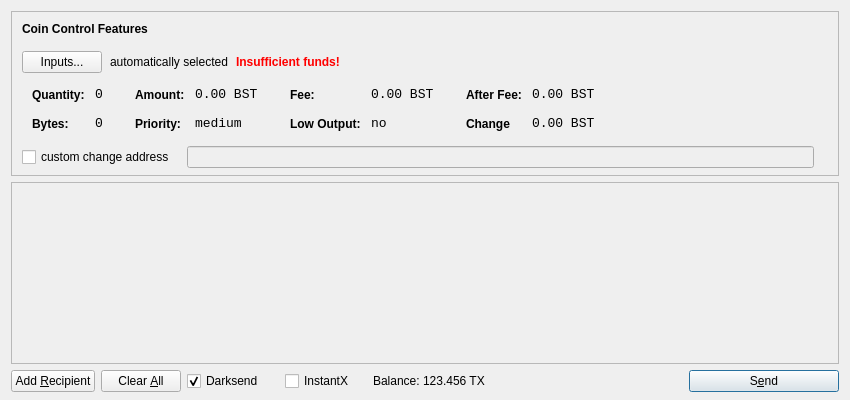
<?xml version="1.0" encoding="UTF-8"?>
<ui version="4.0">
 <class>SendCoinsDialog</class>
 <widget class="QDialog" name="SendCoinsDialog">
  <property name="geometry">
   <rect>
    <x>0</x>
    <y>0</y>
    <width>850</width>
    <height>400</height>
   </rect>
  </property>
  <property name="windowTitle">
   <string>Send Coins</string>
  </property>
  <layout class="QVBoxLayout" name="verticalLayout" stretch="0,1,0">
   <property name="bottomMargin">
    <number>8</number>
   </property>
   <item>
    <widget class="QFrame" name="frameCoinControl">
     <property name="sizePolicy">
      <sizepolicy hsizetype="Expanding" vsizetype="Expanding">
       <horstretch>0</horstretch>
       <verstretch>0</verstretch>
      </sizepolicy>
     </property>
     <property name="maximumSize">
      <size>
       <width>16777215</width>
       <height>16777215</height>
      </size>
     </property>
     <property name="frameShape">
      <enum>QFrame::StyledPanel</enum>
     </property>
     <property name="frameShadow">
      <enum>QFrame::Sunken</enum>
     </property>
     <layout class="QVBoxLayout" name="verticalLayoutCoinControl2">
      <property name="spacing">
       <number>-1</number>
      </property>
      <property name="leftMargin">
       <number>0</number>
      </property>
      <property name="topMargin">
       <number>0</number>
      </property>
      <property name="rightMargin">
       <number>0</number>
      </property>
      <property name="bottomMargin">
       <number>6</number>
      </property>
      <item>
       <layout class="QVBoxLayout" name="verticalLayoutCoinControl" stretch="0,0,0,0,1">
        <property name="spacing">
         <number>0</number>
        </property>
        <property name="leftMargin">
         <number>10</number>
        </property>
        <property name="topMargin">
         <number>10</number>
        </property>
        <item>
         <layout class="QHBoxLayout" name="horizontalLayoutCoinControl1">
          <property name="bottomMargin">
           <number>15</number>
          </property>
          <item>
           <widget class="QLabel" name="labelCoinControlFeatures">
            <property name="sizePolicy">
             <sizepolicy hsizetype="Preferred" vsizetype="Maximum">
              <horstretch>0</horstretch>
              <verstretch>0</verstretch>
             </sizepolicy>
            </property>
            <property name="font">
             <font>
              <weight>75</weight>
              <bold>true</bold>
             </font>
            </property>
            <property name="styleSheet">
             <string notr="true">font-weight:bold;</string>
            </property>
            <property name="text">
             <string>Coin Control Features</string>
            </property>
           </widget>
          </item>
         </layout>
        </item>
        <item>
         <layout class="QHBoxLayout" name="horizontalLayoutCoinControl2" stretch="0,0,0,0">
          <property name="spacing">
           <number>8</number>
          </property>
          <property name="bottomMargin">
           <number>10</number>
          </property>
          <item>
           <widget class="QPushButton" name="pushButtonCoinControl">
            <property name="styleSheet">
             <string notr="true"/>
            </property>
            <property name="text">
             <string>Inputs...</string>
            </property>
           </widget>
          </item>
          <item>
           <widget class="QLabel" name="labelCoinControlAutomaticallySelected">
            <property name="text">
             <string>automatically selected</string>
            </property>
            <property name="margin">
             <number>5</number>
            </property>
           </widget>
          </item>
          <item>
           <widget class="QLabel" name="labelCoinControlInsuffFunds">
            <property name="font">
             <font>
              <weight>75</weight>
              <bold>true</bold>
             </font>
            </property>
            <property name="styleSheet">
             <string notr="true">color:red;font-weight:bold;</string>
            </property>
            <property name="text">
             <string>Insufficient funds!</string>
            </property>
            <property name="margin">
             <number>5</number>
            </property>
           </widget>
          </item>
          <item>
           <spacer name="horizontalSpacerCoinControl">
            <property name="orientation">
             <enum>Qt::Horizontal</enum>
            </property>
            <property name="sizeHint" stdset="0">
             <size>
              <width>40</width>
              <height>1</height>
             </size>
            </property>
           </spacer>
          </item>
         </layout>
        </item>
        <item>
         <widget class="QWidget" name="widgetCoinControl" native="true">
          <property name="sizePolicy">
           <sizepolicy hsizetype="Preferred" vsizetype="Preferred">
            <horstretch>0</horstretch>
            <verstretch>0</verstretch>
           </sizepolicy>
          </property>
          <property name="minimumSize">
           <size>
            <width>0</width>
            <height>0</height>
           </size>
          </property>
          <property name="styleSheet">
           <string notr="true"/>
          </property>
          <layout class="QHBoxLayout" name="horizontalLayoutCoinControl5">
           <property name="margin">
            <number>0</number>
           </property>
           <item>
            <layout class="QHBoxLayout" name="horizontalLayoutCoinControl3" stretch="0,0,0,1">
             <property name="spacing">
              <number>20</number>
             </property>
             <property name="topMargin">
              <number>0</number>
             </property>
             <property name="bottomMargin">
              <number>10</number>
             </property>
             <item>
              <layout class="QFormLayout" name="formLayoutCoinControl1">
               <property name="horizontalSpacing">
                <number>10</number>
               </property>
               <property name="verticalSpacing">
                <number>14</number>
               </property>
               <property name="leftMargin">
                <number>10</number>
               </property>
               <property name="topMargin">
                <number>4</number>
               </property>
               <property name="rightMargin">
                <number>6</number>
               </property>
               <item row="0" column="0">
                <widget class="QLabel" name="labelCoinControlQuantityText">
                 <property name="styleSheet">
                  <string notr="true">font-weight:bold;</string>
                 </property>
                 <property name="text">
                  <string>Quantity:</string>
                 </property>
                 <property name="margin">
                  <number>0</number>
                 </property>
                </widget>
               </item>
               <item row="0" column="1">
                <widget class="QLabel" name="labelCoinControlQuantity">
                 <property name="font">
                  <font>
                   <family>Monospace</family>
                   <pointsize>10</pointsize>
                  </font>
                 </property>
                 <property name="cursor">
                  <cursorShape>IBeamCursor</cursorShape>
                 </property>
                 <property name="contextMenuPolicy">
                  <enum>Qt::ActionsContextMenu</enum>
                 </property>
                 <property name="text">
                  <string>0</string>
                 </property>
                 <property name="margin">
                  <number>0</number>
                 </property>
                 <property name="textInteractionFlags">
                  <set>Qt::LinksAccessibleByMouse|Qt::TextSelectableByKeyboard|Qt::TextSelectableByMouse</set>
                 </property>
                </widget>
               </item>
               <item row="1" column="0">
                <widget class="QLabel" name="labelCoinControlBytesText">
                 <property name="styleSheet">
                  <string notr="true">font-weight:bold;</string>
                 </property>
                 <property name="text">
                  <string>Bytes:</string>
                 </property>
                </widget>
               </item>
               <item row="1" column="1">
                <widget class="QLabel" name="labelCoinControlBytes">
                 <property name="font">
                  <font>
                   <family>Monospace</family>
                   <pointsize>10</pointsize>
                  </font>
                 </property>
                 <property name="cursor">
                  <cursorShape>IBeamCursor</cursorShape>
                 </property>
                 <property name="contextMenuPolicy">
                  <enum>Qt::ActionsContextMenu</enum>
                 </property>
                 <property name="text">
                  <string>0</string>
                 </property>
                 <property name="textInteractionFlags">
                  <set>Qt::LinksAccessibleByMouse|Qt::TextSelectableByKeyboard|Qt::TextSelectableByMouse</set>
                 </property>
                </widget>
               </item>
              </layout>
             </item>
             <item>
              <layout class="QFormLayout" name="formLayoutCoinControl2">
               <property name="horizontalSpacing">
                <number>10</number>
               </property>
               <property name="verticalSpacing">
                <number>14</number>
               </property>
               <property name="leftMargin">
                <number>6</number>
               </property>
               <property name="topMargin">
                <number>4</number>
               </property>
               <property name="rightMargin">
                <number>6</number>
               </property>
               <item row="0" column="0">
                <widget class="QLabel" name="labelCoinControlAmountText">
                 <property name="styleSheet">
                  <string notr="true">font-weight:bold;</string>
                 </property>
                 <property name="text">
                  <string>Amount:</string>
                 </property>
                 <property name="margin">
                  <number>0</number>
                 </property>
                </widget>
               </item>
               <item row="0" column="1">
                <widget class="QLabel" name="labelCoinControlAmount">
                 <property name="font">
                  <font>
                   <family>Monospace</family>
                   <pointsize>10</pointsize>
                  </font>
                 </property>
                 <property name="cursor">
                  <cursorShape>IBeamCursor</cursorShape>
                 </property>
                 <property name="contextMenuPolicy">
                  <enum>Qt::ActionsContextMenu</enum>
                 </property>
                 <property name="text">
                  <string>0.00 BST</string>
                 </property>
                 <property name="textInteractionFlags">
                  <set>Qt::LinksAccessibleByMouse|Qt::TextSelectableByKeyboard|Qt::TextSelectableByMouse</set>
                 </property>
                </widget>
               </item>
               <item row="1" column="0">
                <widget class="QLabel" name="labelCoinControlPriorityText">
                 <property name="styleSheet">
                  <string notr="true">font-weight:bold;</string>
                 </property>
                 <property name="text">
                  <string>Priority:</string>
                 </property>
                </widget>
               </item>
               <item row="1" column="1">
                <widget class="QLabel" name="labelCoinControlPriority">
                 <property name="font">
                  <font>
                   <family>Monospace</family>
                   <pointsize>10</pointsize>
                  </font>
                 </property>
                 <property name="cursor">
                  <cursorShape>IBeamCursor</cursorShape>
                 </property>
                 <property name="contextMenuPolicy">
                  <enum>Qt::ActionsContextMenu</enum>
                 </property>
                 <property name="text">
                  <string>medium</string>
                 </property>
                 <property name="textInteractionFlags">
                  <set>Qt::LinksAccessibleByMouse|Qt::TextSelectableByKeyboard|Qt::TextSelectableByMouse</set>
                 </property>
                </widget>
               </item>
              </layout>
             </item>
             <item>
              <layout class="QFormLayout" name="formLayoutCoinControl3">
               <property name="horizontalSpacing">
                <number>10</number>
               </property>
               <property name="verticalSpacing">
                <number>14</number>
               </property>
               <property name="leftMargin">
                <number>6</number>
               </property>
               <property name="topMargin">
                <number>4</number>
               </property>
               <property name="rightMargin">
                <number>6</number>
               </property>
               <item row="0" column="0">
                <widget class="QLabel" name="labelCoinControlFeeText">
                 <property name="styleSheet">
                  <string notr="true">font-weight:bold;</string>
                 </property>
                 <property name="text">
                  <string>Fee:</string>
                 </property>
                 <property name="margin">
                  <number>0</number>
                 </property>
                </widget>
               </item>
               <item row="0" column="1">
                <widget class="QLabel" name="labelCoinControlFee">
                 <property name="font">
                  <font>
                   <family>Monospace</family>
                   <pointsize>10</pointsize>
                  </font>
                 </property>
                 <property name="cursor">
                  <cursorShape>IBeamCursor</cursorShape>
                 </property>
                 <property name="contextMenuPolicy">
                  <enum>Qt::ActionsContextMenu</enum>
                 </property>
                 <property name="text">
                  <string>0.00 BST</string>
                 </property>
                 <property name="textInteractionFlags">
                  <set>Qt::LinksAccessibleByMouse|Qt::TextSelectableByKeyboard|Qt::TextSelectableByMouse</set>
                 </property>
                </widget>
               </item>
               <item row="1" column="0">
                <widget class="QLabel" name="labelCoinControlLowOutputText">
                 <property name="styleSheet">
                  <string notr="true">font-weight:bold;</string>
                 </property>
                 <property name="text">
                  <string>Low Output:</string>
                 </property>
                </widget>
               </item>
               <item row="1" column="1">
                <widget class="QLabel" name="labelCoinControlLowOutput">
                 <property name="font">
                  <font>
                   <family>Monospace</family>
                   <pointsize>10</pointsize>
                  </font>
                 </property>
                 <property name="cursor">
                  <cursorShape>IBeamCursor</cursorShape>
                 </property>
                 <property name="contextMenuPolicy">
                  <enum>Qt::ActionsContextMenu</enum>
                 </property>
                 <property name="text">
                  <string>no</string>
                 </property>
                 <property name="textInteractionFlags">
                  <set>Qt::LinksAccessibleByMouse|Qt::TextSelectableByKeyboard|Qt::TextSelectableByMouse</set>
                 </property>
                </widget>
               </item>
              </layout>
             </item>
             <item>
              <layout class="QFormLayout" name="formLayoutCoinControl4">
               <property name="horizontalSpacing">
                <number>10</number>
               </property>
               <property name="verticalSpacing">
                <number>14</number>
               </property>
               <property name="leftMargin">
                <number>6</number>
               </property>
               <property name="topMargin">
                <number>4</number>
               </property>
               <property name="rightMargin">
                <number>6</number>
               </property>
               <item row="0" column="0">
                <widget class="QLabel" name="labelCoinControlAfterFeeText">
                 <property name="styleSheet">
                  <string notr="true">font-weight:bold;</string>
                 </property>
                 <property name="text">
                  <string>After Fee:</string>
                 </property>
                 <property name="margin">
                  <number>0</number>
                 </property>
                </widget>
               </item>
               <item row="0" column="1">
                <widget class="QLabel" name="labelCoinControlAfterFee">
                 <property name="font">
                  <font>
                   <family>Monospace</family>
                   <pointsize>10</pointsize>
                  </font>
                 </property>
                 <property name="cursor">
                  <cursorShape>IBeamCursor</cursorShape>
                 </property>
                 <property name="contextMenuPolicy">
                  <enum>Qt::ActionsContextMenu</enum>
                 </property>
                 <property name="text">
                  <string>0.00 BST</string>
                 </property>
                 <property name="textInteractionFlags">
                  <set>Qt::LinksAccessibleByMouse|Qt::TextSelectableByKeyboard|Qt::TextSelectableByMouse</set>
                 </property>
                </widget>
               </item>
               <item row="1" column="0">
                <widget class="QLabel" name="labelCoinControlChangeText">
                 <property name="styleSheet">
                  <string notr="true">font-weight:bold;</string>
                 </property>
                 <property name="text">
                  <string>Change</string>
                 </property>
                </widget>
               </item>
               <item row="1" column="1">
                <widget class="QLabel" name="labelCoinControlChange">
                 <property name="font">
                  <font>
                   <family>Monospace</family>
                   <pointsize>10</pointsize>
                  </font>
                 </property>
                 <property name="cursor">
                  <cursorShape>IBeamCursor</cursorShape>
                 </property>
                 <property name="contextMenuPolicy">
                  <enum>Qt::ActionsContextMenu</enum>
                 </property>
                 <property name="text">
                  <string>0.00 BST</string>
                 </property>
                 <property name="textInteractionFlags">
                  <set>Qt::LinksAccessibleByMouse|Qt::TextSelectableByKeyboard|Qt::TextSelectableByMouse</set>
                 </property>
                </widget>
               </item>
              </layout>
             </item>
            </layout>
           </item>
          </layout>
         </widget>
        </item>
        <item>
         <layout class="QHBoxLayout" name="horizontalLayoutCoinControl4" stretch="0,0,0">
          <property name="spacing">
           <number>12</number>
          </property>
          <property name="sizeConstraint">
           <enum>QLayout::SetDefaultConstraint</enum>
          </property>
          <property name="topMargin">
           <number>5</number>
          </property>
          <property name="rightMargin">
           <number>5</number>
          </property>
          <item>
           <widget class="QCheckBox" name="checkBoxCoinControlChange">
            <property name="text">
             <string>custom change address</string>
            </property>
           </widget>
          </item>
          <item>
           <widget class="QLineEdit" name="lineEditCoinControlChange">
            <property name="enabled">
             <bool>false</bool>
            </property>
            <property name="sizePolicy">
             <sizepolicy hsizetype="Expanding" vsizetype="Fixed">
              <horstretch>0</horstretch>
              <verstretch>0</verstretch>
             </sizepolicy>
            </property>
           </widget>
          </item>
          <item>
           <widget class="QLabel" name="labelCoinControlChangeLabel">
            <property name="sizePolicy">
             <sizepolicy hsizetype="Preferred" vsizetype="Expanding">
              <horstretch>0</horstretch>
              <verstretch>0</verstretch>
             </sizepolicy>
            </property>
            <property name="minimumSize">
             <size>
              <width>0</width>
              <height>0</height>
             </size>
            </property>
            <property name="text">
             <string/>
            </property>
            <property name="margin">
             <number>3</number>
            </property>
           </widget>
          </item>
         </layout>
        </item>
        <item>
         <spacer name="verticalSpacerCoinControl">
          <property name="orientation">
           <enum>Qt::Vertical</enum>
          </property>
          <property name="sizeHint" stdset="0">
           <size>
            <width>800</width>
            <height>1</height>
           </size>
          </property>
         </spacer>
        </item>
       </layout>
      </item>
     </layout>
    </widget>
   </item>
   <item>
    <widget class="QScrollArea" name="scrollArea">
     <property name="widgetResizable">
      <bool>true</bool>
     </property>
     <widget class="QWidget" name="scrollAreaWidgetContents">
      <property name="geometry">
       <rect>
        <x>0</x>
        <y>0</y>
        <width>830</width>
        <height>165</height>
       </rect>
      </property>
      <layout class="QVBoxLayout" name="verticalLayout_2">
       <property name="margin">
        <number>0</number>
       </property>
       <item>
        <layout class="QVBoxLayout" name="entries">
         <property name="spacing">
          <number>6</number>
         </property>
        </layout>
       </item>
       <item>
        <spacer name="verticalSpacer">
         <property name="orientation">
          <enum>Qt::Vertical</enum>
         </property>
         <property name="sizeHint" stdset="0">
          <size>
           <width>20</width>
           <height>40</height>
          </size>
         </property>
        </spacer>
       </item>
      </layout>
     </widget>
    </widget>
   </item>
   <item>
    <layout class="QHBoxLayout" name="horizontalLayout">
     <item>
      <widget class="QPushButton" name="addButton">
       <property name="toolTip">
        <string>Send to multiple recipients at once</string>
       </property>
       <property name="text">
        <string>Add &amp;Recipient</string>
       </property>
       <property name="autoDefault">
        <bool>false</bool>
       </property>
      </widget>
     </item>
     <item>
      <widget class="QPushButton" name="clearButton">
       <property name="sizePolicy">
        <sizepolicy hsizetype="Minimum" vsizetype="Fixed">
         <horstretch>0</horstretch>
         <verstretch>0</verstretch>
        </sizepolicy>
       </property>
       <property name="toolTip">
        <string>Remove all transaction fields</string>
       </property>
       <property name="text">
        <string>Clear &amp;All</string>
       </property>
       <property name="autoRepeatDelay">
        <number>300</number>
       </property>
       <property name="autoDefault">
        <bool>false</bool>
       </property>
      </widget>
     </item>
     <item>
      <layout class="QHBoxLayout" name="horizontalLayout_2">
       <property name="spacing">
        <number>3</number>
       </property>
        <item>
        <widget class="QCheckBox" name="checkUseDarksend">
         <property name="minimumSize">
          <size>
           <width>95</width>
           <height>0</height>
          </size>
         </property>
         <property name="text">
          <string>Darksend</string>
         </property>
         <property name="checked">
          <bool>true</bool>
         </property>
        </widget>
       </item>
       <item>
        <widget class="QCheckBox" name="checkInstantX">
         <property name="enabled">
          <bool>true</bool>
         </property>
         <property name="minimumSize">
          <size>
           <width>85</width>
           <height>0</height>
          </size>
         </property>
         <property name="text">
          <string>InstantX</string>
         </property>
        </widget>
       </item>
       <item>
        <widget class="QLabel" name="label">
         <property name="sizePolicy">
          <sizepolicy hsizetype="Preferred" vsizetype="Fixed">
           <horstretch>0</horstretch>
           <verstretch>0</verstretch>
          </sizepolicy>
         </property>
         <property name="text">
          <string>Balance:</string>
         </property>
        </widget>
       </item>
       <item>
        <widget class="QLabel" name="labelBalance">
         <property name="sizePolicy">
          <sizepolicy hsizetype="Preferred" vsizetype="Fixed">
           <horstretch>0</horstretch>
           <verstretch>0</verstretch>
          </sizepolicy>
         </property>
         <property name="cursor">
          <cursorShape>IBeamCursor</cursorShape>
         </property>
         <property name="text">
          <string>123.456 TX</string>
         </property>
         <property name="textInteractionFlags">
          <set>Qt::LinksAccessibleByMouse|Qt::TextSelectableByKeyboard|Qt::TextSelectableByMouse</set>
         </property>
        </widget>
       </item>
      </layout>
     </item>
     <item>
      <spacer name="horizontalSpacer">
       <property name="orientation">
        <enum>Qt::Horizontal</enum>
       </property>
       <property name="sizeHint" stdset="0">
        <size>
         <width>40</width>
         <height>20</height>
        </size>
       </property>
      </spacer>
     </item>
     <item>
      <widget class="QPushButton" name="sendButton">
       <property name="minimumSize">
        <size>
         <width>150</width>
         <height>0</height>
        </size>
       </property>
       <property name="toolTip">
        <string>Confirm the send action</string>
       </property>
       <property name="text">
        <string>S&amp;end</string>
       </property>
       <property name="icon">
        <iconset resource="../bitcoin.qrc">
         <normaloff>:/icons/send</normaloff>:/icons/send</iconset>
       </property>
       <property name="default">
        <bool>true</bool>
       </property>
      </widget>
     </item>
    </layout>
   </item>
  </layout>
 </widget>
 <resources>
  <include location="../bitcoin.qrc"/>
 </resources>
 <connections/>
</ui>
